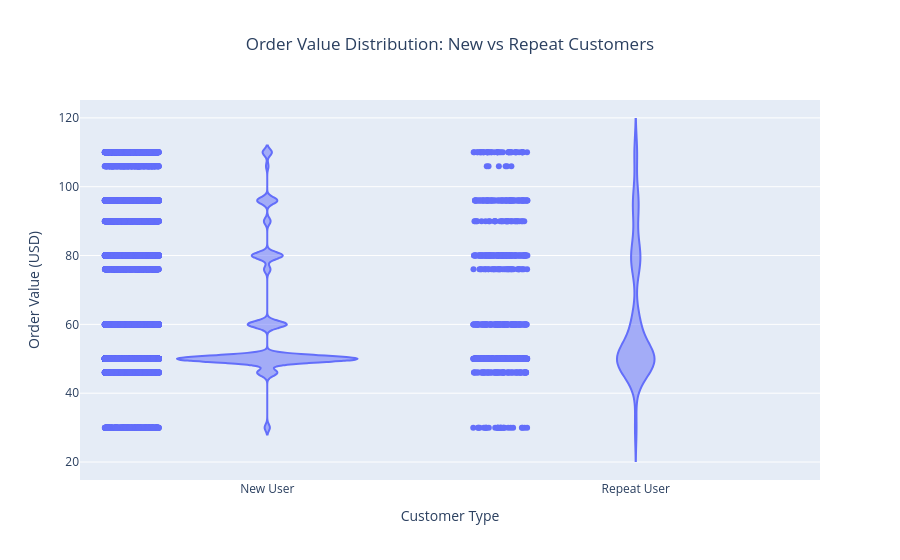

Source (notebook cell):
### Code cell
order_val_dist(orders_with_type)

### Figure 1 — Plotly figure (JSON) as saved in the notebook; plotly's stock layout.template omitted (floating-point values rounded to 4 significant figures; data arrays with more than 128 entries replaced by an {"elided": "..."} marker saying what was removed)
{"data": [{"alignmentgroup": "True", "box": {"visible": false}, "hovertemplate": "user_type=%{x}<br>price_usd=%{y}<extra></extra>", "legendgroup": "", "marker": {"color": "#636efa"}, "name": "", "offsetgroup": "", "orientation": "v", "points": "all", "scalegroup": "True", "showlegend": false, "type": "violin", "x": {"elided": "32313 str values"}, "x0": " ", "xaxis": "x", "y": {"elided": "32313 float values"}, "y0": " ", "yaxis": "y"}], "layout": {"legend": {"tracegroupgap": 0}, "title": {"text": "Order Value Distribution: New vs Repeat Customers", "x": 0.5}, "violinmode": "group", "xaxis": {"anchor": "y", "domain": [0, 1], "title": {"text": "Customer Type"}}, "yaxis": {"anchor": "x", "domain": [0, 1], "title": {"text": "Order Value (USD)"}}}}
